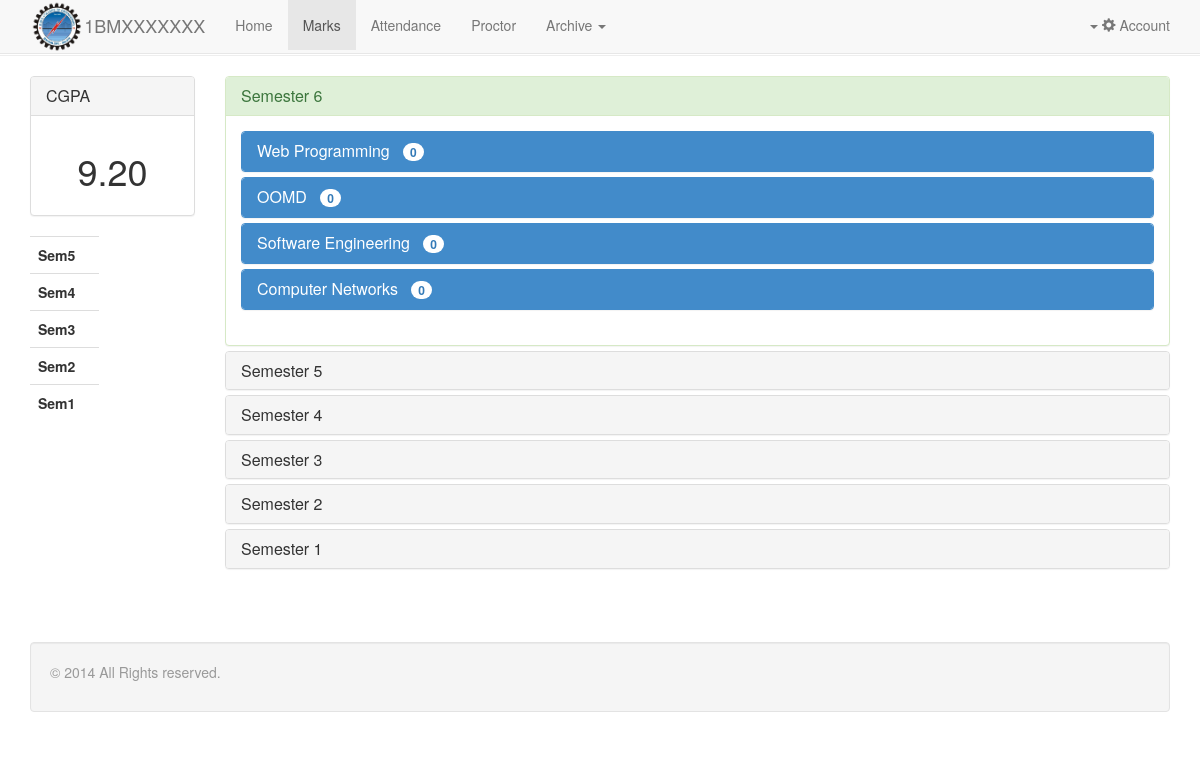
Screenshot of /faculty/marks.php (signed in) with the database file from the repository.
### tables this page shows
CREATE TABLE IF NOT EXISTS `student` (
  `userId` int(5) NOT NULL,
  `usn` varchar(10) NOT NULL,
  `name` varchar(50) NOT NULL,
  `classId` int(5) NOT NULL,
  `proctorId` int(5) NOT NULL,
  `cgpa` varchar(5) NOT NULL,
  PRIMARY KEY (`userId`),
  UNIQUE KEY `usn` (`usn`),
  KEY `name` (`name`),
  KEY `proctorId` (`proctorId`),
  KEY `classId` (`classId`)
);

CREATE TABLE IF NOT EXISTS `class` (
  `classId` int(5) NOT NULL AUTO_INCREMENT,
  `sem` int(2) NOT NULL,
  `deptId` int(5) NOT NULL,
  `section` varchar(1) NOT NULL,
  PRIMARY KEY (`classId`),
  UNIQUE KEY `unq` (`sem`,`section`),
  UNIQUE KEY `sem` (`sem`,`deptId`,`section`),
  KEY `deptId` (`deptId`)
);

CREATE TABLE IF NOT EXISTS `subject` (
  `subjectId` int(5) NOT NULL AUTO_INCREMENT,
  `subjectName` varchar(50) NOT NULL,
  `subjectCode` varchar(10) NOT NULL,
  `sem` int(2) NOT NULL,
  `credits` int(11) NOT NULL,
  `deptId` int(5) NOT NULL,
  PRIMARY KEY (`subjectId`),
  KEY `deptId` (`deptId`)
);

### php/function.php (called while the page is built, shortened)
<?php
class User{
	public static function setupDatabase(){
		$db = new mysqli(DB_SERVER,DB_USERNAME,DB_PASSWORD,DB_DATABASE);
		return $db;
	}
	public function getTableDetailsbyId($table,$att,$id){
		$db = User::setupDatabase();
		$sql = "SELECT * FROM $table WHERE $att = '$id'";
		$result = $db->query($sql);
		$result = $result->fetch_assoc();
		return $result;
	}
	public function doQuery($sql)
	{
		$db =User::setupDatabase();
		$result = $db ->query($sql);
		if(mysqli_num_rows($result)>1){
		$rows = array();
    		while($row = $result->fetch_assoc()) {
       			 $rows[] = $row;
    		}
		return $rows;
		}
		$result = $result ->fetch_assoc();
		return $result;
	}
	public function getSubjectsBySem($sem){
		$result = $this -> doQuery("SELECT * from subject where sem =$sem");
		return $result;
	}
	public function getCIE($userId,$subjectId){
		$result = $this -> doQuery("SELECT score from marks where userId =$userId and subjectId=$subjectId ");
		$total =0;
		return $total;
	}
}
$user = new User();
?>

### faculty/marks.php (the view, shortened to what this page needs)
<?php
$rp = '../';
require($rp.'php/design.php');
require($rp.'php/function.php');
$u = $user->getTableDetailsbyId('student','userId',$_SESSION['id']);
$class = $user->getTableDetailsbyId("class","classId",$u['classId']);
?><!DOCTYPE html>
<html lang="en">
  <head>
    <?php
    $design->getIncludeFiles($rp);
    ?>
  </head>
  <body style="padding-top:35px">
    <?php
      $design->getStudentNavbar($rp,1,$u['usn']);
    ?>
    <hr />
    <div class="container ">
      <div class="row">
          <div class="col-md-2 col-sm-2 col-xs-12">
              <div class="panel panel-default">
               <div class="panel-heading">
                <h3 class="panel-title">CGPA</h3>
               </div>
               <div class="panel-body">
                    <h1 class="text-center"><?php echo $u['cgpa']; ?></h1>
               </div>
            </div>
            <table class="hidden-xs table">
              <?php
                for($i=$class['sem']-1;$i>0;$i--){
                    echo '<tr><th>Sem'.$i.'</th><td>'.$user->getSGPA($_SESSION['id'],$i).'</td></tr>';
                }
              ?>
            </table>
          </div>
          <div class="col-md-10 col-sm-10 col-xs-12">
                 <div class="panel-group" id="accordion">
                    <div class="panel panel-success">
                              <div class="panel-heading">
                                <h4 class="panel-title">
                                  <a data-toggle="collapse" data-parent="#accordion" href="#collapse<?php echo $class['sem']; ?>">
                                    Semester <?php echo $class['sem']; ?>
                                  </a>
                                </h4>
                              </div>
                              <div id="collapse<?php echo $class['sem']; ?>" class="panel-collapse collapse in">
                                <div class="panel-body">
                                      <div class="panel-group" id="accordion1">
                                        <?php
                                          $subjects = $user->getSubjectsBySem($class['sem']);
                                        for($i=0;$i<count($subjects);$i++){
                                          ?>
                                            <div class="panel panel-primary">
                                                    <div class="panel-heading">
                                                      <h4 class="panel-title">
                                                        <a data-toggle="collapse" data-parent="#accordion1" href="#collapse<?php echo $class['sem'].$i; ?>">
                                                         <?php echo $subjects[$i]['subjectName']; ?>&nbsp;&nbsp;&nbsp;<span class="badge"><?php echo $user->getCIE($_SESSION['id'],$subjects[$i]['subjectId']);?></span>
                                                        </a>
                                                      </h4>
                                                    </div>
                                            </div>
                                          <?php
                                              }
                                          ?>
                                      </div>
                                </div>
                              </div>
                      </div>
                  <?php
                      for($i=($class['sem']-1);$i>0;$i--){
                        ?>
                            <div class="panel panel-default">
                              <div class="panel-heading">
                                <h4 class="panel-title">
                                  <a data-toggle="collapse" data-parent="#accordion" href="#collapse<?php echo $i; ?>">
                                    Semester <?php echo $i;
                                    ?>
                                  </a>
                                </h4>
                              </div>
                          </div>
                        <?php
                      }
                  ?>
              </div>
            </div>
    </div>
  </div>
    <div class="container-fluid" style="margin-top:40pt;" >
      <div class="container" >
        <div class="well">
        <p class="text-muted">&copy; 2014 All Rights reserved.</p>
        </div>
      </div>
    </div>
  </body>
</html>

### php/design.php (shortened to what this page needs)
<?php
class Design{
	public function getIncludeFiles($rp){
		echo '<meta charset="utf-8">
    <meta http-equiv="X-UA-Compatible" content="IE=edge">
    <meta name="viewport" content="width=device-width, initial-scale=1">
    <link href="'.$rp.'css/bootstrap.min.css" rel="stylesheet">
    <link href="'.$rp.'/grid.css" rel="stylesheet">
    <link href="'.$rp.'css/bootstrap.css" rel="stylesheet">
    <link href="'.$rp.'css/pace.css" rel="stylesheet">
    <style id="holderjs-style" type="text/css"></style>
    <script type="text/javascript" src="'.$rp.'js/pace.js" ></script>
    <!--[if lt IE 9]>
      <script src="https://oss.maxcdn.com/libs/html5shiv/3.7.0/html5shiv.js"></script>
      <script src="https://oss.maxcdn.com/libs/respond.js/1.4.2/respond.min.js"></script>
    <![endif]-->
    <script src="//netdna.bootstrapcdn.com/bootstrap/3.1.1/js/bootstrap.min.js"></script>
    ' ;
	}
	public function getStudentNavbar($rp,$active,$usn){
    echo '
    <div class="navbar navbar-default navbar-fixed-top" role="navigation">
      <div class="container">
        <div class="navbar-header">
          <button type="button" class="navbar-toggle" data-toggle="collapse" data-target=".navbar-collapse">
            <span class="sr-only">Toggle navigation</span>
            <span class="icon-bar"></span>
            <span class="icon-bar"></span>
            <span class="icon-bar"></span>
          </button>
         <a href="'.$rp.'student"><img style="wigth:40pt; height:40pt; float:left"; atl="bmslogo" src="'.$rp.'/img/bms-logo.png"></a>
          <a class="navbar-brand" href="'.$rp.'student">'.$usn.'</a>
        </div>
        <div class="navbar-collapse collapse">
          <ul class="nav navbar-nav">
             <li '; if($active==0) echo 'class="active"'; echo '><a class="link" href="'.$rp.'student">Home</a></li>
             <li '; if($active==1) echo 'class="active"'; echo '><a class="link" href="marks.php">Marks</a></li>
             <li '; if($active==2) echo 'class="active"'; echo '><a class="link" href="attendance.php">Attendance</a></li>
             <li '; if($active==3) echo 'class="active"'; echo '><a class="link" href="proctor.php">Proctor</a></li>
            <li class="'; if($active==4) echo 'active';  echo ' dropdown" >
              <a href="#" class="dropdown-toggle" data-toggle="dropdown">Archive <b class="caret"></b></a>
              <ul class="dropdown-menu">
                <li><a class="link" href="#">Notes</a></li>
                <li><a class="link" href="#">Question Papers</a></li>
                <li><a class="link" href="#">Syllabus Copy</a></li>
                <li class="divider"></li>
                <li class="dropdown-header">Nav header</li>
                <li><a href="#">Separated link</a></li>
                <li><a href="#">One more separated link</a></li>
              </ul>
            </li>
          </ul>
          <ul class="nav navbar-nav navbar-right">
            <li class="dropdown"><a href="#" class="dropdown-toggle" data-toggle="dropdown"><b class="caret"></b>&nbsp;<span class="glyphicon glyphicon-cog"></span>&nbsp;Account</a>
              <ul class="dropdown-menu">
                <li ><a class="link" href="'.$rp.'logout.php">&nbsp;Logout</a></li>
                <li class="divider"></li>
                <li><a class="link" href="#">Edit Profile</a></li>
                <li><a class="link" href="#">Settings</a></li>
                <li><a class="link" href="#">Privacy</a></li>
                <li class="divider"></li>
                <li><a class="link" href="#">Help</a></li>
                <li><a class="link" href="#">Report a Problem</a></li>
              </ul>
            </li>
          </ul>
        </div>
      </div>
    </div>';
	}
}
?>

### rows the page displays
student: usn "1BMXXXXXXX", cgpa "9.20"
class: sem "6"
subject: subjectName "Web Programming"
subject: subjectName "OOMD"
subject: subjectName "Software Engineering"
subject: subjectName "Computer Networks"

### other values shown
$user->getCIE($_SESSION['id'],$subjects[$i]['subjectId']) "0"
